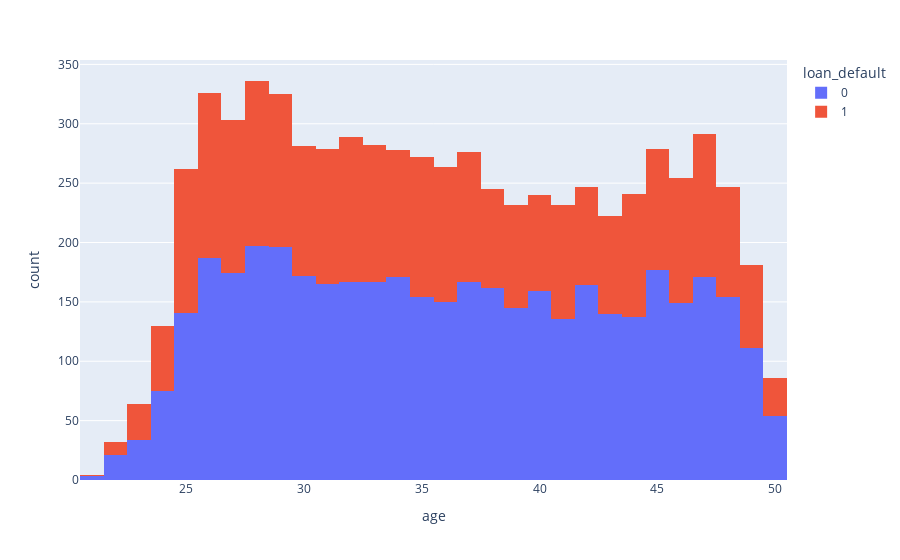

The code cell stored with this chart in its notebook:
### Markdown cell above
The people who submitted their passport as their proof are less likely to default on their payments. And also people who have given voter id or driving license also pose a higher risk of defaulting on their payments.

### Code cell
px.histogram(data_frame=eda_df,x='age', color='loan_default')

### Figure 1 — Plotly figure (JSON) as saved in the notebook; plotly's stock layout.template omitted (floating-point values rounded to 4 significant figures; data arrays with more than 128 entries replaced by an {"elided": "..."} marker saying what was removed)
{"data": [{"alignmentgroup": "True", "bingroup": "x", "hovertemplate": "loan_default=0<br>age=%{x}<br>count=%{y}<extra></extra>", "legendgroup": "0", "marker": {"color": "#636efa", "pattern": {"shape": ""}}, "name": "0", "offsetgroup": "0", "orientation": "v", "showlegend": true, "type": "histogram", "x": {"elided": "4200 int values"}, "xaxis": "x", "yaxis": "y"}, {"alignmentgroup": "True", "bingroup": "x", "hovertemplate": "loan_default=1<br>age=%{x}<br>count=%{y}<extra></extra>", "legendgroup": "1", "marker": {"color": "#EF553B", "pattern": {"shape": ""}}, "name": "1", "offsetgroup": "1", "orientation": "v", "showlegend": true, "type": "histogram", "x": {"elided": "2800 int values"}, "xaxis": "x", "yaxis": "y"}], "layout": {"barmode": "relative", "legend": {"title": {"text": "loan_default"}, "tracegroupgap": 0}, "margin": {"t": 60}, "xaxis": {"anchor": "y", "domain": [0.0, 1.0], "title": {"text": "age"}}, "yaxis": {"anchor": "x", "domain": [0.0, 1.0], "title": {"text": "count"}}}}
